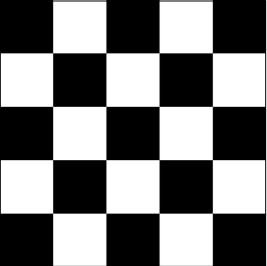
#> input picture Homework 3/test.png, 267 x 266 px
$ python harris.py
#> lines starting #> are read from the running program, lines starting #| are printed output that depends on the picture; after the words box and inside, x2 and y2 are one past the last pixel; in counts of white or black regions, pixels touching at a corner belong together
### Homework 3/Gauss_gen.py
import numpy as np
import math


def Gauss_fun(sigma, x):
    return math.exp(-(x / sigma) ** 2 / 2) / (sigma * (2 * math.pi) ** 0.5)


def Gauss_gen(sigma, size=3):
    kernel = np.zeros((size, size))
    for i in range(size):
        for j in range(size):
            kernel[i][j] = Gauss_fun(sigma, i - size // 2) * Gauss_fun(sigma, j - size // 2)
    kernel /= np.sum(kernel)
    return kernel

### Homework 3/harris.py
import cv2
import numpy as np
from Gauss_gen import *


def dif(image):
    tmp = np.zeros(image.shape)
    tmp[:, 1:] = image[:, :-1]
    return image - tmp


def gen_M(Ix, Iy, sigma, size):
    dif_matrix = np.zeros((Ix.shape[0], Ix.shape[1], 2, 2))
    kernel = Gauss_gen(sigma, size)
    edge = size // 2
    M = dif_matrix.copy()
    for y in range(Iy.shape[0]):
        for x in range(Ix.shape[1]):
            dif_matrix[y, x, :, :] = np.array([[Ix[y, x] ** 2, Ix[y, x] * Iy[y, x]],
                                               [Ix[y, x] * Iy[y, x], Iy[y, x] ** 2]])
    for y in range(edge, Iy.shape[0] - edge):
        for x in range(edge, Ix.shape[1] - edge):
            tmp = np.zeros((2, 2))
            for i in range(size):
                for j in range(size):
                    tmp += dif_matrix[y - size + i, x - size + j, :, :] * kernel[i, j]
            M[y, x, :, :] = tmp
    return M


def gen_har(M, alpha):
    har = np.zeros((M.shape[0], M.shape[1]))
    for y in range(M.shape[0]):
        for x in range(M.shape[1]):
            har[y, x] = M[y, x, 0, 0] * M[y, x, 1, 1] - M[y, x, 0, 1] ** 2 - alpha * (
                        M[y, x, 0, 0] + M[y, x, 1, 1]) ** 2
            if har[y, x] < 0:
                har[y, x] = 0
    har = har / har.max() * 255
    return har


def NMS(har, size):
    har_NMS = har.copy()
    edge = size // 2
    for y in range(edge, har_NMS.shape[0] - edge, size):
        for x in range(edge, har_NMS.shape[1] - edge, size):
            local_max = har_NMS[y - edge:y + edge + 1, x - edge:x + edge + 1].max()
            mask = har_NMS[y - edge:y + edge + 1, x - edge:x + edge + 1] == local_max
            har_NMS[y - edge:y + edge + 1, x - edge:x + edge + 1] *= mask
    return har_NMS


img = cv2.imread("test.png", 0)
#> img is the input picture: shape (266, 267); min 0, max 255, mean 121.7
img_Ix, img_Iy = dif(img), dif(img.T).T
#> in dif (call 2), `tmp = np.zeros(image.shape)`: tmp: shape (267, 266) float64; every value is 0
#> in dif (call 2), `tmp[:, 1:] = image[:, :-1]`:
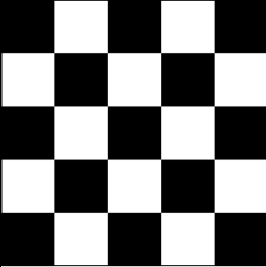
#> tmp: shape (267, 266) float64; min 0, max 255, mean 121.4
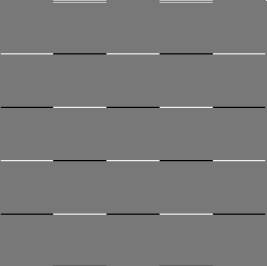
#> img_Iy: shape (266, 267) float64; min -210, max 233, mean 0.3; drawn with min black and max white
img_M = gen_M(img_Ix, img_Iy, 21, 5)
img_har = gen_har(img_M, 0.04)
#> after the loop in gen_har, `for y in range(M.shape[0]):`:
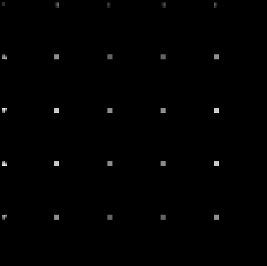
#> har: shape (266, 267) float64; min 0, max 61896722.9, mean 265233.7; drawn with min black and max white
img_har_NMS_3 = NMS(img_har, 3)
#> after the loop in NMS, `for y in range(edge, har_NMS.shape[0] - edge, size):`:
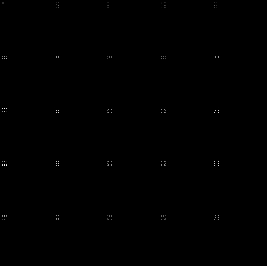
#> har_NMS: shape (266, 267) float64; min 0, max 255, mean 0.3
img_har_NMS_5 = NMS(img_har, 5)
#> call 2 of NMS, with size = 5
#> after the loop in NMS (call 2), `for y in range(edge, har_NMS.shape[0] - edge, size):`:
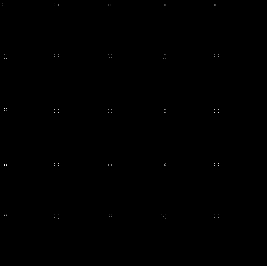
#> har_NMS: shape (266, 267) float64; min 0, max 255, mean 0.2
img_har_NMS_11 = NMS(img_har, 11)
#> call 3 of NMS, with size = 11
#> after the loop in NMS (call 3), `for y in range(edge, har_NMS.shape[0] - edge, size):`:
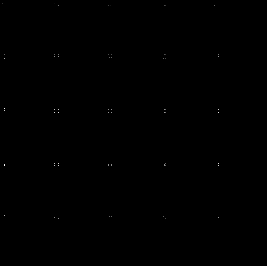
#> har_NMS: shape (266, 267) float64; min 0, max 255, mean 0.1
img_har_NMS_21 = NMS(img_har, 21)
#> after the loop in NMS (call 4), `for y in range(edge, har_NMS.shape[0] - edge, size):`: har_NMS: shape (266, 267) float64; min 0, max 255, mean 0.1
# cv2.imshow("ori", img)
cv2.imshow("size = 3", img_har_NMS_3[7:, 7:])
cv2.imshow("size = 5", img_har_NMS_5[7:, 7:])
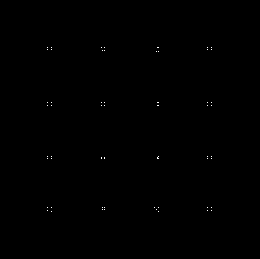
#> window 'size = 5': shape (259, 260); 0.1% white in thin lines or dots, all inside (x1, y1, x2, y2) = (47, 47, 212, 212)
cv2.imshow("size = 11", img_har_NMS_11[7:, 7:])
cv2.imshow("size = 21", img_har_NMS_21[7:, 7:])
cv2.waitKey(0)
